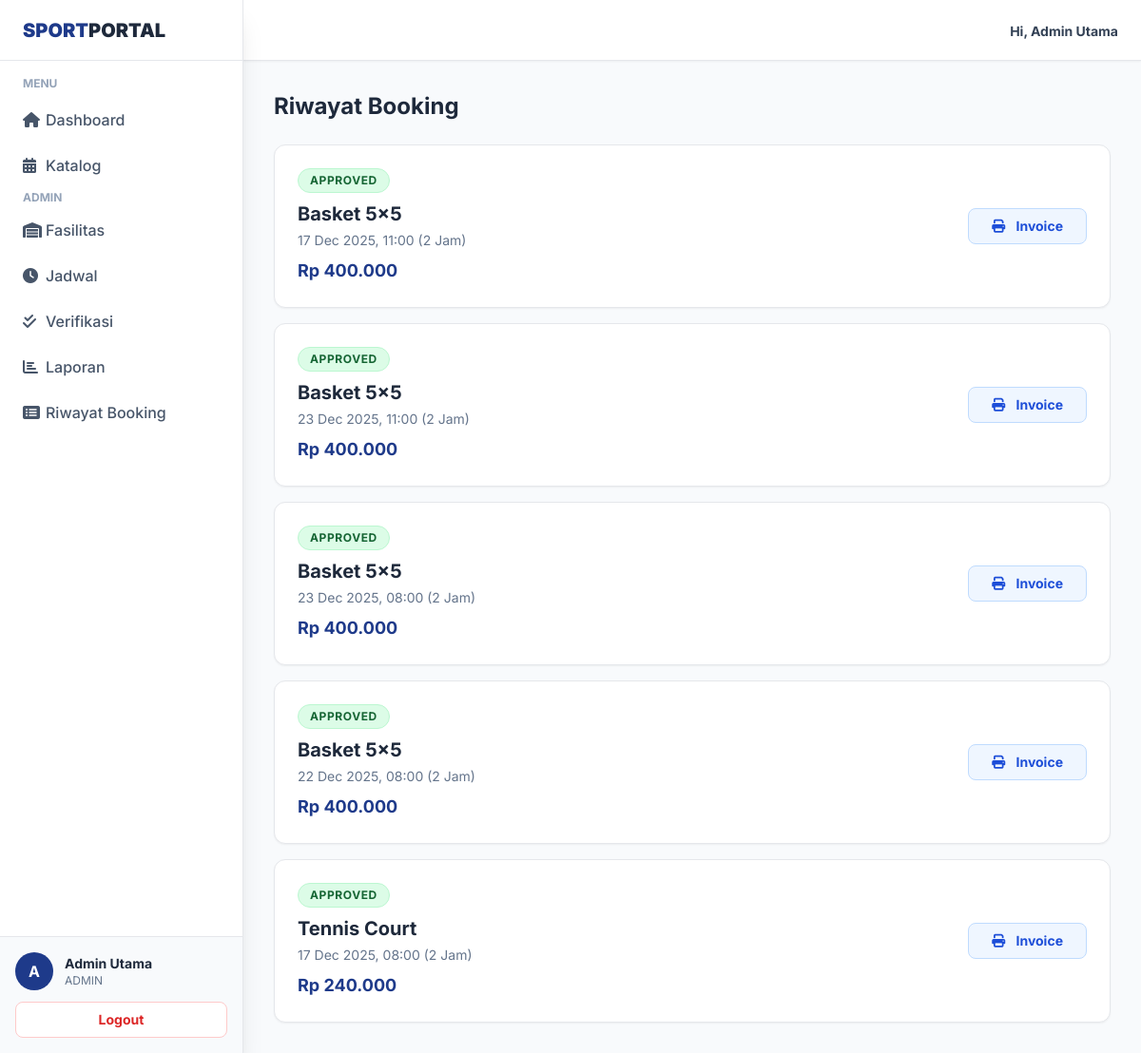
/index.php?p=history (signed in), run on the app's committed database.
### tables this page shows
CREATE TABLE `bookings` (
  `booking_id` int(11) NOT NULL,
  `user_id` int(11) DEFAULT NULL,
  `facility_id` int(11) DEFAULT NULL,
  `booking_date` timestamp NOT NULL DEFAULT current_timestamp(),
  `total_price` decimal(10,2) DEFAULT NULL,
  `status` enum('pending','paid','approved','rejected','cancelled') DEFAULT 'pending',
  `proof_of_payment` varchar(255) DEFAULT NULL,
  `payment_date` timestamp NULL DEFAULT NULL,
  `updated_at` timestamp NOT NULL DEFAULT current_timestamp() ON UPDATE current_timestamp()
);

CREATE TABLE `facilities` (
  `facility_id` int(11) NOT NULL,
  `name` varchar(150) DEFAULT NULL,
  `description` text DEFAULT NULL,
  `price_per_hour` decimal(10,2) DEFAULT NULL,
  `image_path` varchar(255) DEFAULT NULL,
  `is_active` tinyint(1) DEFAULT 1
);

### config/database.php (called while the page is built, shortened)
<?php
function format_rupiah($angka){ return "Rp " . number_format($angka,0,',','.'); }
?>

### views/history.php (the view, shortened to what this page needs)
<h2 class="text-2xl font-bold mb-6">Riwayat Booking</h2>
<div class="space-y-4">
    <?php foreach ($rows as $r):
        $st = $r['status'];
        $color = 'blue';
        if ($st == 'approved') $color = 'green';
        $d = $pdo->prepare("SELECT s.start_time FROM booking_details bd JOIN slots s ON bd.slot_id=s.slot_id WHERE bd.booking_id=? ORDER BY s.start_time");
        $d->execute([$r['booking_id']]);
        $ds = $d->fetchAll();
        $time_str = $ds ? date('d M Y, H:i', strtotime($ds[0]['start_time'])) . " (" . count($ds) . " Jam)" : "";
    ?>
        <div class="bg-white p-6 rounded-xl border shadow-sm flex flex-col md:flex-row justify-between gap-6">
            <div>
                <div class="flex items-center gap-2 mb-2">
                    <span class="bg-<?= $color ?>-100 text-<?= $color ?>-800 px-3 py-1 rounded-full text-xs font-bold uppercase tracking-wider border border-<?= $color ?>-200">
                        <?= $st == 'cancelled' ? 'DIBATALKAN / KADALUARSA' : $st ?>
                    </span>
                </div>
                <h3 class="font-bold text-xl text-slate-800"><?= $r['fname'] ?></h3>
                <p class="text-slate-500 text-sm mt-1 mb-2"><?= $time_str ?></p>
                <div class="font-bold text-lg text-blue-900"><?= format_rupiah($r['total_price']) ?></div>
            </div>
            <div class="flex items-center gap-2">
                <?php if ($st == 'approved'): ?>
                    <a href="?p=invoice&id=<?= $r['booking_id'] ?>" class="bg-blue-50 text-blue-700 px-6 py-2 rounded-lg font-bold text-sm hover:bg-blue-100 border border-blue-200 transition">
                        <i class="fas fa-print mr-2"></i> Invoice
                    </a>
                <?php endif; ?>
            </div>
        </div>
    <?php endforeach; ?>
</div>

### views/layout/header.php (style rules this page uses)
body { font-family: 'Inter', sans-serif; background-color: #f8fafc; }

### data on the page
bookings: status "APPROVED", facility.name "Basket 5x5", time_str "17 Dec 2025, 11:00 (2 Jam)", total_price "Rp 400.000"
bookings: status "APPROVED", facility.name "Basket 5x5", time_str "23 Dec 2025, 11:00 (2 Jam)", total_price "Rp 400.000"
bookings: status "APPROVED", facility.name "Basket 5x5", time_str "23 Dec 2025, 08:00 (2 Jam)", total_price "Rp 400.000"
bookings: status "APPROVED", facility.name "Basket 5x5", time_str "22 Dec 2025, 08:00 (2 Jam)", total_price "Rp 400.000"
bookings: status "APPROVED", facility.name "Tennis Court", time_str "17 Dec 2025, 08:00 (2 Jam)", total_price "Rp 240.000"

### other printed values
substr($_SESSION['name'], 0, 1) "A"
$_SESSION['name'] "Admin Utama"
$_SESSION['role'] "ADMIN"
